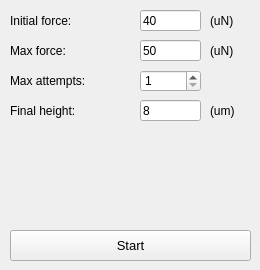
    <widget class="QWidget" name="place">
     <attribute name="title">
      <string>Place</string>
     </attribute>
     <widget class="QSpinBox" name="place_attempt">
      <property name="geometry">
       <rect>
        <x>140</x>
        <y>70</y>
        <width>61</width>
        <height>22</height>
       </rect>
      </property>
      <property name="font">
       <font>
        <family>Arial</family>
        <pointsize>9</pointsize>
       </font>
      </property>
      <property name="minimum">
       <number>1</number>
      </property>
     </widget>
     <widget class="QLabel" name="label_40">
      <property name="geometry">
       <rect>
        <x>10</x>
        <y>100</y>
        <width>121</width>
        <height>21</height>
       </rect>
      </property>
      <property name="text">
       <string>Final height:</string>
      </property>
     </widget>
     <widget class="QLabel" name="label_41">
      <property name="geometry">
       <rect>
        <x>210</x>
        <y>10</y>
        <width>41</width>
        <height>21</height>
       </rect>
      </property>
      <property name="text">
       <string>(uN)</string>
      </property>
     </widget>
     <widget class="QLabel" name="label_43">
      <property name="geometry">
       <rect>
        <x>10</x>
        <y>70</y>
        <width>111</width>
        <height>21</height>
       </rect>
      </property>
      <property name="text">
       <string>Max attempts:</string>
      </property>
     </widget>
     <widget class="QLabel" name="label_44">
      <property name="geometry">
       <rect>
        <x>210</x>
        <y>100</y>
        <width>41</width>
        <height>21</height>
       </rect>
      </property>
      <property name="text">
       <string>(um)</string>
      </property>
     </widget>
     <widget class="QLineEdit" name="place_height">
      <property name="geometry">
       <rect>
        <x>140</x>
        <y>100</y>
        <width>61</width>
        <height>21</height>
       </rect>
      </property>
      <property name="font">
       <font>
        <family>Arial</family>
        <pointsize>9</pointsize>
       </font>
      </property>
      <property name="text">
       <string>8</string>
      </property>
     </widget>
     <widget class="QLineEdit" name="place_fmin">
      <property name="geometry">
       <rect>
        <x>140</x>
        <y>10</y>
        <width>61</width>
        <height>21</height>
       </rect>
      </property>
      <property name="font">
       <font>
        <family>Arial</family>
        <pointsize>9</pointsize>
       </font>
      </property>
      <property name="text">
       <string>40</string>
      </property>
     </widget>
     <widget class="QLabel" name="label_48">
      <property name="geometry">
       <rect>
        <x>10</x>
        <y>10</y>
        <width>101</width>
        <height>21</height>
       </rect>
      </property>
      <property name="text">
       <string>Initial force:</string>
      </property>
     </widget>
     <widget class="QLabel" name="label_49">
      <property name="geometry">
       <rect>
        <x>210</x>
        <y>40</y>
        <width>41</width>
        <height>21</height>
       </rect>
      </property>
      <property name="text">
       <string>(uN)</string>
      </property>
     </widget>
     <widget class="QLabel" name="label_50">
      <property name="geometry">
       <rect>
        <x>10</x>
        <y>40</y>
        <width>101</width>
        <height>21</height>
       </rect>
      </property>
      <property name="text">
       <string>Max force:</string>
      </property>
     </widget>
     <widget class="QLineEdit" name="place_fmax">
      <property name="geometry">
       <rect>
        <x>140</x>
        <y>40</y>
        <width>61</width>
        <height>21</height>
       </rect>
      </property>
      <property name="font">
       <font>
        <family>Arial</family>
        <pointsize>9</pointsize>
       </font>
      </property>
      <property name="text">
       <string>50</string>
      </property>
     </widget>
     <widget class="QPushButton" name="start_4">
      <property name="geometry">
       <rect>
        <x>10</x>
        <y>230</y>
        <width>241</width>
        <height>31</height>
       </rect>
      </property>
      <property name="font">
       <font>
        <family>Arial</family>
        <pointsize>10</pointsize>
       </font>
      </property>
      <property name="text">
       <string>Start</string>
      </property>
      <property name="autoRepeatInterval">
       <number>101</number>
      </property>
     </widget>
    </widget>
